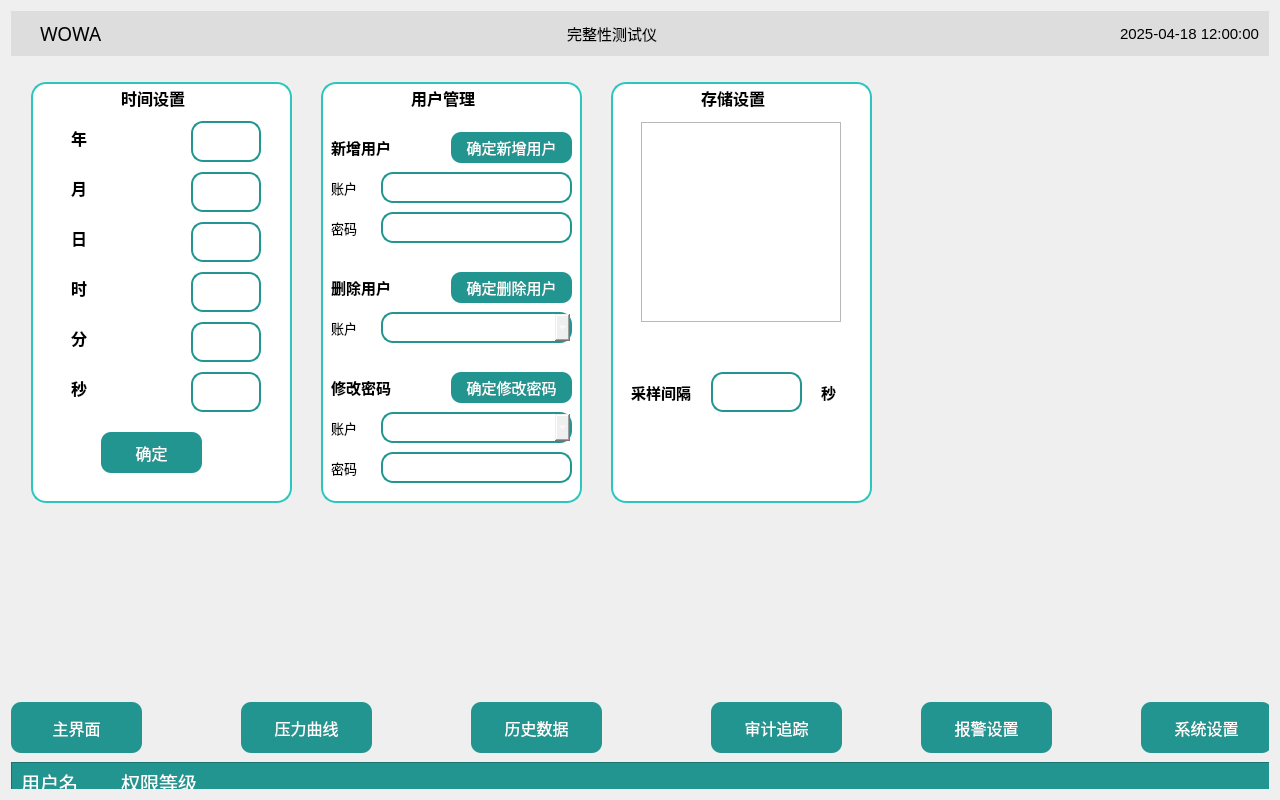
<?xml version="1.0" encoding="UTF-8"?>
<ui version="4.0">
 <class>SysSetting</class>
 <widget class="QWidget" name="SysSetting">
  <property name="geometry">
   <rect>
    <x>0</x>
    <y>0</y>
    <width>1280</width>
    <height>800</height>
   </rect>
  </property>
  <property name="font">
   <font>
    <hintingpreference>PreferNoHinting</hintingpreference>
   </font>
  </property>
  <property name="windowTitle">
   <string>测试仪控制系统</string>
  </property>
  <property name="styleSheet">
   <string notr="true">&lt;?xml version=&quot;1.0&quot; encoding=&quot;UTF-8&quot;?&gt;
&lt;ui version=&quot;4.0&quot;&gt;
 &lt;widget name=&quot;__qt_fake_top_level&quot;&gt;
  &lt;widget class=&quot;QWidget&quot; name=&quot;widgetSysUser&quot; native=&quot;true&quot;&gt;
   &lt;property name=&quot;geometry&quot;&gt;
    &lt;rect&gt;
     &lt;x&gt;350&lt;/x&gt;
     &lt;y&gt;20&lt;/y&gt;
     &lt;width&gt;221&lt;/width&gt;
     &lt;height&gt;321&lt;/height&gt;
    &lt;/rect&gt;
   &lt;/property&gt;
   &lt;property name=&quot;styleSheet&quot;&gt;
    &lt;string notr=&quot;true&quot;&gt;#widgetSysUser
 {
        border: 2px solid #2dc6be;  /* 边框宽度和颜色 */
        border-radius: 15px;        /* 圆角半径，可根据需要调整 */
        background-color: white;    /* 可选：背景色 */
    
}&lt;/string&gt;
   &lt;/property&gt;
   &lt;widget class=&quot;QLabel&quot; name=&quot;label_2&quot;&gt;
    &lt;property name=&quot;geometry&quot;&gt;
     &lt;rect&gt;
      &lt;x&gt;70&lt;/x&gt;
      &lt;y&gt;0&lt;/y&gt;
      &lt;width&gt;71&lt;/width&gt;
      &lt;height&gt;31&lt;/height&gt;
     &lt;/rect&gt;
    &lt;/property&gt;
    &lt;property name=&quot;font&quot;&gt;
     &lt;font&gt;
      &lt;pointsize&gt;12&lt;/pointsize&gt;
      &lt;bold&gt;true&lt;/bold&gt;
     &lt;/font&gt;
    &lt;/property&gt;
    &lt;property name=&quot;text&quot;&gt;
     &lt;string&gt;时间设置&lt;/string&gt;
    &lt;/property&gt;
   &lt;/widget&gt;
  &lt;/widget&gt;
 &lt;/widget&gt;
 &lt;resources/&gt;
&lt;/ui&gt;
</string>
  </property>
  <layout class="QVBoxLayout" name="verticalLayout_main">
   <item>
    <widget class="QWidget" name="topBar" native="true">
     <property name="sizePolicy">
      <sizepolicy hsizetype="Preferred" vsizetype="Maximum">
       <horstretch>0</horstretch>
       <verstretch>0</verstretch>
      </sizepolicy>
     </property>
     <property name="styleSheet">
      <string notr="true">background-color: rgb(221, 221, 221);</string>
     </property>
     <layout class="QHBoxLayout" name="horizontalLayout_topBar">
      <item>
       <spacer name="horizontalSpacer_2">
        <property name="orientation">
         <enum>Qt::Horizontal</enum>
        </property>
        <property name="sizeType">
         <enum>QSizePolicy::Maximum</enum>
        </property>
        <property name="sizeHint" stdset="0">
         <size>
          <width>20</width>
          <height>20</height>
         </size>
        </property>
       </spacer>
      </item>
      <item>
       <widget class="QLabel" name="logoLabel">
        <property name="sizePolicy">
         <sizepolicy hsizetype="Maximum" vsizetype="Maximum">
          <horstretch>0</horstretch>
          <verstretch>0</verstretch>
         </sizepolicy>
        </property>
        <property name="minimumSize">
         <size>
          <width>40</width>
          <height>20</height>
         </size>
        </property>
        <property name="baseSize">
         <size>
          <width>0</width>
          <height>0</height>
         </size>
        </property>
        <property name="font">
         <font>
          <family>黑体</family>
          <pointsize>14</pointsize>
         </font>
        </property>
        <property name="text">
         <string>WOWA</string>
        </property>
        <property name="textFormat">
         <enum>Qt::AutoText</enum>
        </property>
       </widget>
      </item>
      <item>
       <spacer name="horizontalSpacer_3">
        <property name="orientation">
         <enum>Qt::Horizontal</enum>
        </property>
        <property name="sizeHint" stdset="0">
         <size>
          <width>40</width>
          <height>20</height>
         </size>
        </property>
       </spacer>
      </item>
      <item>
       <widget class="QLabel" name="machineNameLabel">
        <property name="font">
         <font>
          <family>黑体</family>
          <pointsize>11</pointsize>
         </font>
        </property>
        <property name="text">
         <string>完整性测试仪</string>
        </property>
       </widget>
      </item>
      <item>
       <spacer name="horizontalSpacer">
        <property name="orientation">
         <enum>Qt::Horizontal</enum>
        </property>
        <property name="sizeHint" stdset="0">
         <size>
          <width>0</width>
          <height>0</height>
         </size>
        </property>
       </spacer>
      </item>
      <item>
       <widget class="QLabel" name="timeLabel">
        <property name="font">
         <font>
          <pointsize>11</pointsize>
         </font>
        </property>
        <property name="text">
         <string>2025-04-18 12:00:00</string>
        </property>
       </widget>
      </item>
     </layout>
    </widget>
   </item>
   <item>
    <widget class="QWidget" name="widgetPageSys" native="true">
     <property name="font">
      <font>
       <pointsize>13</pointsize>
       <bold>false</bold>
      </font>
     </property>
     <property name="styleSheet">
      <string notr="true">#widgetPageSys QPushButton {
    background-color: #229590;  /* 蓝色背景 */
    color: white;
    border-radius: 10px;        /* 圆角大小 */
    padding: 6px 12px;          /* 内边距 */
}</string>
     </property>
     <widget class="QPushButton" name="mainBtn">
      <property name="geometry">
       <rect>
        <x>0</x>
        <y>640</y>
        <width>131</width>
        <height>51</height>
       </rect>
      </property>
      <property name="font">
       <font>
        <pointsize>12</pointsize>
       </font>
      </property>
      <property name="styleSheet">
       <string notr="true">QPushButton
{

	background-color: rgb(34, 149, 144);

}</string>
      </property>
      <property name="text">
       <string>主界面</string>
      </property>
     </widget>
     <widget class="QPushButton" name="trailBtn">
      <property name="geometry">
       <rect>
        <x>700</x>
        <y>640</y>
        <width>131</width>
        <height>51</height>
       </rect>
      </property>
      <property name="font">
       <font>
        <pointsize>12</pointsize>
       </font>
      </property>
      <property name="styleSheet">
       <string notr="true">QPushButton
{

	background-color: rgb(34, 149, 144);

}</string>
      </property>
      <property name="text">
       <string>审计追踪</string>
      </property>
     </widget>
     <widget class="QPushButton" name="sysBtn">
      <property name="geometry">
       <rect>
        <x>1130</x>
        <y>640</y>
        <width>131</width>
        <height>51</height>
       </rect>
      </property>
      <property name="font">
       <font>
        <pointsize>12</pointsize>
       </font>
      </property>
      <property name="styleSheet">
       <string notr="true">QPushButton
{
	background-color: rgb(34, 149, 144);

}</string>
      </property>
      <property name="text">
       <string>系统设置</string>
      </property>
     </widget>
     <widget class="QPushButton" name="hisBtn">
      <property name="geometry">
       <rect>
        <x>460</x>
        <y>640</y>
        <width>131</width>
        <height>51</height>
       </rect>
      </property>
      <property name="font">
       <font>
        <pointsize>12</pointsize>
       </font>
      </property>
      <property name="styleSheet">
       <string notr="true">QPushButton
{

	background-color: rgb(34, 149, 144);

}</string>
      </property>
      <property name="text">
       <string>历史数据</string>
      </property>
     </widget>
     <widget class="QFrame" name="mainUserFrame">
      <property name="geometry">
       <rect>
        <x>0</x>
        <y>700</y>
        <width>1261</width>
        <height>41</height>
       </rect>
      </property>
      <property name="styleSheet">
       <string notr="true">QFrame {
    background-color: rgb(34, 149, 144);
/*    border-top-left-radius: 20px;
	border-top-right-radius: 20px;*/
    padding: 0px;        /* 移除内边距 */
}

QLabel {
	color:  rgb(255, 255, 255);
}		</string>
      </property>
      <property name="frameShape">
       <enum>QFrame::StyledPanel</enum>
      </property>
      <property name="frameShadow">
       <enum>QFrame::Raised</enum>
      </property>
      <widget class="QLabel" name="mainUserNameLabel">
       <property name="geometry">
        <rect>
         <x>10</x>
         <y>10</y>
         <width>61</width>
         <height>21</height>
        </rect>
       </property>
       <property name="font">
        <font>
         <pointsize>14</pointsize>
        </font>
       </property>
       <property name="text">
        <string>用户名</string>
       </property>
      </widget>
      <widget class="QLabel" name="mainUserLevelLabel">
       <property name="geometry">
        <rect>
         <x>110</x>
         <y>10</y>
         <width>81</width>
         <height>21</height>
        </rect>
       </property>
       <property name="font">
        <font>
         <pointsize>14</pointsize>
        </font>
       </property>
       <property name="text">
        <string>权限等级</string>
       </property>
      </widget>
     </widget>
     <widget class="QPushButton" name="chartBtn">
      <property name="geometry">
       <rect>
        <x>230</x>
        <y>640</y>
        <width>131</width>
        <height>51</height>
       </rect>
      </property>
      <property name="font">
       <font>
        <pointsize>12</pointsize>
       </font>
      </property>
      <property name="styleSheet">
       <string notr="true">QPushButton
{

	background-color: rgb(34, 149, 144);

}</string>
      </property>
      <property name="text">
       <string>压力曲线</string>
      </property>
     </widget>
     <widget class="QWidget" name="widgetSysTime" native="true">
      <property name="geometry">
       <rect>
        <x>20</x>
        <y>20</y>
        <width>261</width>
        <height>421</height>
       </rect>
      </property>
      <property name="styleSheet">
       <string notr="true">#widgetSysTime {
        border: 2px solid #2dc6be;  /* 边框宽度和颜色 */
        border-radius: 15px;        /* 圆角半径，可根据需要调整 */
        background-color: white;    /* 可选：背景色 */
    
}</string>
      </property>
      <widget class="QLabel" name="label">
       <property name="geometry">
        <rect>
         <x>90</x>
         <y>0</y>
         <width>71</width>
         <height>31</height>
        </rect>
       </property>
       <property name="font">
        <font>
         <pointsize>12</pointsize>
         <bold>true</bold>
        </font>
       </property>
       <property name="text">
        <string>时间设置</string>
       </property>
      </widget>
      <widget class="QLineEdit" name="sysTimeYear">
       <property name="geometry">
        <rect>
         <x>160</x>
         <y>39</y>
         <width>70</width>
         <height>41</height>
        </rect>
       </property>
       <property name="font">
        <font>
         <family>Ubuntu</family>
         <pointsize>10</pointsize>
        </font>
       </property>
       <property name="styleSheet">
        <string notr="true">border-radius: 12px;
    border: 2px solid  rgb(34, 149, 144);       /* 边框颜色和宽度 */
    padding: 4px;                    /* 内边距，避免文字太靠边 */</string>
       </property>
      </widget>
      <widget class="QLineEdit" name="sysTimeDay">
       <property name="geometry">
        <rect>
         <x>160</x>
         <y>140</y>
         <width>70</width>
         <height>40</height>
        </rect>
       </property>
       <property name="font">
        <font>
         <family>Ubuntu</family>
         <pointsize>10</pointsize>
        </font>
       </property>
       <property name="styleSheet">
        <string notr="true">border-radius: 12px;
    border: 2px solid  rgb(34, 149, 144);       /* 边框颜色和宽度 */
    padding: 4px;                    /* 内边距，避免文字太靠边 */</string>
       </property>
      </widget>
      <widget class="QLineEdit" name="sysTimeSec">
       <property name="geometry">
        <rect>
         <x>160</x>
         <y>290</y>
         <width>70</width>
         <height>40</height>
        </rect>
       </property>
       <property name="font">
        <font>
         <family>Ubuntu</family>
         <pointsize>10</pointsize>
        </font>
       </property>
       <property name="styleSheet">
        <string notr="true">border-radius: 12px;
    border: 2px solid  rgb(34, 149, 144);       /* 边框颜色和宽度 */
    padding: 4px;                    /* 内边距，避免文字太靠边 */</string>
       </property>
      </widget>
      <widget class="QLineEdit" name="sysTimeMon">
       <property name="geometry">
        <rect>
         <x>160</x>
         <y>90</y>
         <width>70</width>
         <height>40</height>
        </rect>
       </property>
       <property name="font">
        <font>
         <family>Ubuntu</family>
         <pointsize>10</pointsize>
        </font>
       </property>
       <property name="styleSheet">
        <string notr="true">border-radius: 12px;
    border: 2px solid  rgb(34, 149, 144);       /* 边框颜色和宽度 */
    padding: 4px;                    /* 内边距，避免文字太靠边 */</string>
       </property>
       <property name="text">
        <string/>
       </property>
      </widget>
      <widget class="QLineEdit" name="sysTimeHour">
       <property name="geometry">
        <rect>
         <x>160</x>
         <y>190</y>
         <width>70</width>
         <height>40</height>
        </rect>
       </property>
       <property name="font">
        <font>
         <family>Ubuntu</family>
         <pointsize>10</pointsize>
        </font>
       </property>
       <property name="styleSheet">
        <string notr="true">border-radius: 12px;
    border: 2px solid  rgb(34, 149, 144);       /* 边框颜色和宽度 */
    padding: 4px;                    /* 内边距，避免文字太靠边 */</string>
       </property>
      </widget>
      <widget class="QLineEdit" name="sysTimeMin">
       <property name="geometry">
        <rect>
         <x>160</x>
         <y>240</y>
         <width>70</width>
         <height>40</height>
        </rect>
       </property>
       <property name="font">
        <font>
         <family>Ubuntu</family>
         <pointsize>10</pointsize>
        </font>
       </property>
       <property name="styleSheet">
        <string notr="true">border-radius: 12px;
    border: 2px solid  rgb(34, 149, 144);       /* 边框颜色和宽度 */
    padding: 4px;                    /* 内边距，避免文字太靠边 */</string>
       </property>
      </widget>
      <widget class="QLabel" name="label_7">
       <property name="geometry">
        <rect>
         <x>40</x>
         <y>40</y>
         <width>21</width>
         <height>31</height>
        </rect>
       </property>
       <property name="font">
        <font>
         <pointsize>12</pointsize>
         <bold>true</bold>
        </font>
       </property>
       <property name="text">
        <string>年</string>
       </property>
      </widget>
      <widget class="QLabel" name="label_8">
       <property name="geometry">
        <rect>
         <x>40</x>
         <y>90</y>
         <width>21</width>
         <height>31</height>
        </rect>
       </property>
       <property name="font">
        <font>
         <pointsize>12</pointsize>
         <bold>true</bold>
        </font>
       </property>
       <property name="text">
        <string>月</string>
       </property>
      </widget>
      <widget class="QLabel" name="label_9">
       <property name="geometry">
        <rect>
         <x>40</x>
         <y>140</y>
         <width>21</width>
         <height>31</height>
        </rect>
       </property>
       <property name="font">
        <font>
         <pointsize>12</pointsize>
         <bold>true</bold>
        </font>
       </property>
       <property name="text">
        <string>日</string>
       </property>
      </widget>
      <widget class="QLabel" name="label_10">
       <property name="geometry">
        <rect>
         <x>40</x>
         <y>190</y>
         <width>21</width>
         <height>31</height>
        </rect>
       </property>
       <property name="font">
        <font>
         <pointsize>12</pointsize>
         <bold>true</bold>
        </font>
       </property>
       <property name="text">
        <string>时</string>
       </property>
      </widget>
      <widget class="QLabel" name="label_11">
       <property name="geometry">
        <rect>
         <x>40</x>
         <y>240</y>
         <width>21</width>
         <height>31</height>
        </rect>
       </property>
       <property name="font">
        <font>
         <pointsize>12</pointsize>
         <bold>true</bold>
        </font>
       </property>
       <property name="text">
        <string>分</string>
       </property>
      </widget>
      <widget class="QLabel" name="label_12">
       <property name="geometry">
        <rect>
         <x>40</x>
         <y>290</y>
         <width>21</width>
         <height>31</height>
        </rect>
       </property>
       <property name="font">
        <font>
         <pointsize>12</pointsize>
         <bold>true</bold>
        </font>
       </property>
       <property name="text">
        <string>秒</string>
       </property>
      </widget>
      <widget class="QPushButton" name="sysTimeBtn">
       <property name="geometry">
        <rect>
         <x>70</x>
         <y>350</y>
         <width>101</width>
         <height>41</height>
        </rect>
       </property>
       <property name="font">
        <font>
         <pointsize>12</pointsize>
        </font>
       </property>
       <property name="styleSheet">
        <string notr="true">QPushButton
{

	background-color: rgb(34, 149, 144);

}</string>
       </property>
       <property name="text">
        <string>确定</string>
       </property>
      </widget>
     </widget>
     <widget class="QWidget" name="widgetSysUser" native="true">
      <property name="geometry">
       <rect>
        <x>310</x>
        <y>20</y>
        <width>261</width>
        <height>421</height>
       </rect>
      </property>
      <property name="styleSheet">
       <string notr="true">#widgetSysUser
 {
        border: 2px solid #2dc6be;  /* 边框宽度和颜色 */
        border-radius: 15px;        /* 圆角半径，可根据需要调整 */
        background-color: white;    /* 可选：背景色 */
    
}</string>
      </property>
      <widget class="QLabel" name="label_2">
       <property name="geometry">
        <rect>
         <x>90</x>
         <y>0</y>
         <width>71</width>
         <height>31</height>
        </rect>
       </property>
       <property name="font">
        <font>
         <pointsize>12</pointsize>
         <bold>true</bold>
        </font>
       </property>
       <property name="text">
        <string>用户管理</string>
       </property>
      </widget>
      <widget class="QLabel" name="label_13">
       <property name="geometry">
        <rect>
         <x>10</x>
         <y>50</y>
         <width>71</width>
         <height>31</height>
        </rect>
       </property>
       <property name="font">
        <font>
         <pointsize>11</pointsize>
         <bold>true</bold>
        </font>
       </property>
       <property name="text">
        <string>新增用户</string>
       </property>
      </widget>
      <widget class="QLineEdit" name="sysTimeYear_2">
       <property name="geometry">
        <rect>
         <x>60</x>
         <y>90</y>
         <width>191</width>
         <height>31</height>
        </rect>
       </property>
       <property name="font">
        <font>
         <family>Ubuntu</family>
         <pointsize>10</pointsize>
        </font>
       </property>
       <property name="styleSheet">
        <string notr="true">border-radius: 12px;
    border: 2px solid  rgb(34, 149, 144);       /* 边框颜色和宽度 */
    padding: 4px;                    /* 内边距，避免文字太靠边 */</string>
       </property>
       <property name="text">
        <string/>
       </property>
      </widget>
      <widget class="QLineEdit" name="sysTimeYear_3">
       <property name="geometry">
        <rect>
         <x>60</x>
         <y>130</y>
         <width>191</width>
         <height>31</height>
        </rect>
       </property>
       <property name="font">
        <font>
         <family>Ubuntu</family>
         <pointsize>10</pointsize>
        </font>
       </property>
       <property name="styleSheet">
        <string notr="true">border-radius: 12px;
    border: 2px solid  rgb(34, 149, 144);       /* 边框颜色和宽度 */
    padding: 4px;                    /* 内边距，避免文字太靠边 */</string>
       </property>
       <property name="text">
        <string/>
       </property>
      </widget>
      <widget class="QLabel" name="label_14">
       <property name="geometry">
        <rect>
         <x>10</x>
         <y>90</y>
         <width>31</width>
         <height>31</height>
        </rect>
       </property>
       <property name="font">
        <font>
         <pointsize>10</pointsize>
         <bold>false</bold>
        </font>
       </property>
       <property name="text">
        <string>账户</string>
       </property>
      </widget>
      <widget class="QLabel" name="label_18">
       <property name="geometry">
        <rect>
         <x>10</x>
         <y>130</y>
         <width>41</width>
         <height>31</height>
        </rect>
       </property>
       <property name="font">
        <font>
         <pointsize>10</pointsize>
         <bold>false</bold>
        </font>
       </property>
       <property name="text">
        <string>密码</string>
       </property>
      </widget>
      <widget class="QPushButton" name="sysTimeBtn_2">
       <property name="geometry">
        <rect>
         <x>130</x>
         <y>50</y>
         <width>121</width>
         <height>31</height>
        </rect>
       </property>
       <property name="font">
        <font>
         <pointsize>11</pointsize>
        </font>
       </property>
       <property name="styleSheet">
        <string notr="true">QPushButton
{

	background-color: rgb(34, 149, 144);

}</string>
       </property>
       <property name="text">
        <string>确定新增用户</string>
       </property>
      </widget>
      <widget class="QLabel" name="label_19">
       <property name="geometry">
        <rect>
         <x>10</x>
         <y>190</y>
         <width>71</width>
         <height>31</height>
        </rect>
       </property>
       <property name="font">
        <font>
         <pointsize>11</pointsize>
         <bold>true</bold>
        </font>
       </property>
       <property name="text">
        <string>删除用户</string>
       </property>
      </widget>
      <widget class="QComboBox" name="comboBox">
       <property name="geometry">
        <rect>
         <x>60</x>
         <y>230</y>
         <width>191</width>
         <height>31</height>
        </rect>
       </property>
       <property name="font">
        <font>
         <pointsize>12</pointsize>
        </font>
       </property>
       <property name="styleSheet">
        <string notr="true">QComboBox {
    color: #ffffff;
    border: 2px solid #229590;
    border-radius: 12px;
    padding: 4px 8px;
}
QComboBox::drop-down {

    width: 15px;
}

</string>
       </property>
       <property name="currentText">
        <string notr="true">usr1</string>
       </property>
       <item>
        <property name="text">
         <string>usr1</string>
        </property>
       </item>
      </widget>
      <widget class="QLabel" name="label_20">
       <property name="geometry">
        <rect>
         <x>10</x>
         <y>230</y>
         <width>31</width>
         <height>31</height>
        </rect>
       </property>
       <property name="font">
        <font>
         <pointsize>10</pointsize>
         <bold>false</bold>
        </font>
       </property>
       <property name="text">
        <string>账户</string>
       </property>
      </widget>
      <widget class="QPushButton" name="sysTimeBtn_3">
       <property name="geometry">
        <rect>
         <x>130</x>
         <y>190</y>
         <width>121</width>
         <height>31</height>
        </rect>
       </property>
       <property name="font">
        <font>
         <pointsize>11</pointsize>
        </font>
       </property>
       <property name="styleSheet">
        <string notr="true">QPushButton
{

	background-color: rgb(34, 149, 144);

}</string>
       </property>
       <property name="text">
        <string>确定删除用户</string>
       </property>
      </widget>
      <widget class="QLabel" name="label_21">
       <property name="geometry">
        <rect>
         <x>10</x>
         <y>290</y>
         <width>71</width>
         <height>31</height>
        </rect>
       </property>
       <property name="font">
        <font>
         <pointsize>11</pointsize>
         <bold>true</bold>
        </font>
       </property>
       <property name="text">
        <string>修改密码</string>
       </property>
      </widget>
      <widget class="QLabel" name="label_22">
       <property name="geometry">
        <rect>
         <x>10</x>
         <y>330</y>
         <width>31</width>
         <height>31</height>
        </rect>
       </property>
       <property name="font">
        <font>
         <pointsize>10</pointsize>
         <bold>false</bold>
        </font>
       </property>
       <property name="text">
        <string>账户</string>
       </property>
      </widget>
      <widget class="QComboBox" name="comboBox_2">
       <property name="geometry">
        <rect>
         <x>60</x>
         <y>330</y>
         <width>191</width>
         <height>31</height>
        </rect>
       </property>
       <property name="font">
        <font>
         <pointsize>12</pointsize>
        </font>
       </property>
       <property name="styleSheet">
        <string notr="true">QComboBox {
    color: #ffffff;
    border: 2px solid #229590;
    border-radius: 12px;
    padding: 4px 8px;
}
QComboBox::drop-down {

    width: 15px;
}

</string>
       </property>
       <property name="currentText">
        <string notr="true">usr1</string>
       </property>
       <item>
        <property name="text">
         <string>usr1</string>
        </property>
       </item>
      </widget>
      <widget class="QLineEdit" name="sysTimeYear_6">
       <property name="geometry">
        <rect>
         <x>60</x>
         <y>370</y>
         <width>191</width>
         <height>31</height>
        </rect>
       </property>
       <property name="font">
        <font>
         <family>Ubuntu</family>
         <pointsize>10</pointsize>
        </font>
       </property>
       <property name="styleSheet">
        <string notr="true">border-radius: 12px;
    border: 2px solid  rgb(34, 149, 144);       /* 边框颜色和宽度 */
    padding: 4px;                    /* 内边距，避免文字太靠边 */</string>
       </property>
       <property name="text">
        <string/>
       </property>
      </widget>
      <widget class="QLabel" name="label_23">
       <property name="geometry">
        <rect>
         <x>10</x>
         <y>370</y>
         <width>41</width>
         <height>31</height>
        </rect>
       </property>
       <property name="font">
        <font>
         <pointsize>10</pointsize>
         <bold>false</bold>
        </font>
       </property>
       <property name="text">
        <string>密码</string>
       </property>
      </widget>
      <widget class="QPushButton" name="sysTimeBtn_4">
       <property name="geometry">
        <rect>
         <x>130</x>
         <y>290</y>
         <width>121</width>
         <height>31</height>
        </rect>
       </property>
       <property name="font">
        <font>
         <pointsize>11</pointsize>
        </font>
       </property>
       <property name="styleSheet">
        <string notr="true">QPushButton
{

	background-color: rgb(34, 149, 144);

}</string>
       </property>
       <property name="text">
        <string>确定修改密码</string>
       </property>
      </widget>
     </widget>
     <widget class="QWidget" name="widgetSysStorage" native="true">
      <property name="geometry">
       <rect>
        <x>600</x>
        <y>20</y>
        <width>261</width>
        <height>421</height>
       </rect>
      </property>
      <property name="styleSheet">
       <string notr="true">#widgetSysStorage
 {
        border: 2px solid #2dc6be;  /* 边框宽度和颜色 */
        border-radius: 15px;        /* 圆角半径，可根据需要调整 */
        background-color: white;    /* 可选：背景色 */
   
}
</string>
      </property>
      <widget class="QLabel" name="label_4">
       <property name="geometry">
        <rect>
         <x>90</x>
         <y>0</y>
         <width>71</width>
         <height>31</height>
        </rect>
       </property>
       <property name="font">
        <font>
         <pointsize>12</pointsize>
         <bold>true</bold>
        </font>
       </property>
       <property name="text">
        <string>存储设置</string>
       </property>
      </widget>
      <widget class="QFrame" name="frameSysRestRoom">
       <property name="geometry">
        <rect>
         <x>30</x>
         <y>40</y>
         <width>200</width>
         <height>200</height>
        </rect>
       </property>
       <property name="frameShape">
        <enum>QFrame::StyledPanel</enum>
       </property>
       <property name="frameShadow">
        <enum>QFrame::Raised</enum>
       </property>
      </widget>
      <widget class="QLineEdit" name="sysTimeSec_2">
       <property name="geometry">
        <rect>
         <x>100</x>
         <y>290</y>
         <width>91</width>
         <height>40</height>
        </rect>
       </property>
       <property name="font">
        <font>
         <family>Ubuntu</family>
         <pointsize>10</pointsize>
        </font>
       </property>
       <property name="styleSheet">
        <string notr="true">border-radius: 12px;
    border: 2px solid  rgb(34, 149, 144);       /* 边框颜色和宽度 */
    padding: 4px;                    /* 内边距，避免文字太靠边 */</string>
       </property>
      </widget>
      <widget class="QLabel" name="label_24">
       <property name="geometry">
        <rect>
         <x>20</x>
         <y>290</y>
         <width>71</width>
         <height>41</height>
        </rect>
       </property>
       <property name="font">
        <font>
         <pointsize>11</pointsize>
         <bold>true</bold>
        </font>
       </property>
       <property name="text">
        <string>采样间隔</string>
       </property>
      </widget>
      <widget class="QLabel" name="label_25">
       <property name="geometry">
        <rect>
         <x>210</x>
         <y>290</y>
         <width>31</width>
         <height>41</height>
        </rect>
       </property>
       <property name="font">
        <font>
         <pointsize>11</pointsize>
         <bold>true</bold>
        </font>
       </property>
       <property name="text">
        <string>秒</string>
       </property>
      </widget>
     </widget>
     <widget class="QPushButton" name="alarmBtn">
      <property name="geometry">
       <rect>
        <x>910</x>
        <y>640</y>
        <width>131</width>
        <height>51</height>
       </rect>
      </property>
      <property name="font">
       <font>
        <pointsize>12</pointsize>
       </font>
      </property>
      <property name="styleSheet">
       <string notr="true">QPushButton
{
	background-color: rgb(34, 149, 144);

}</string>
      </property>
      <property name="text">
       <string>报警设置</string>
      </property>
     </widget>
    </widget>
   </item>
  </layout>
 </widget>
 <resources/>
 <connections/>
</ui>
